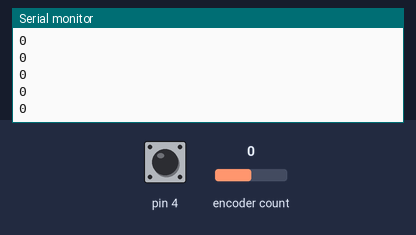
This sketch was run on a simulated Arduino Uno, built with avr-gcc and run on an emulated ATmega328P. Shown: the last lines printed to the serial monitor. The test bench sets the inputs (shaded band); at power-on: encoder count 0, pin 4 HIGH.

Above: at 1.2 s.
1.3 s: encoder count set to 1
At 2.2 s:
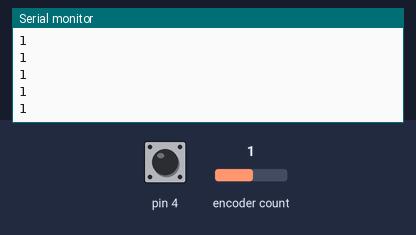
2.8 s: encoder count set to 2
At 3.6 s:
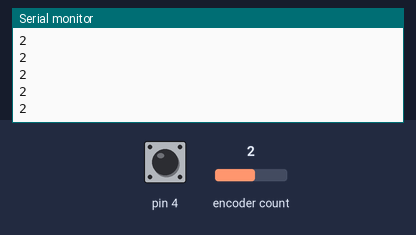
Timing chart, 0 to 5.8 s (numbered marks = the images above; inputs shaded):
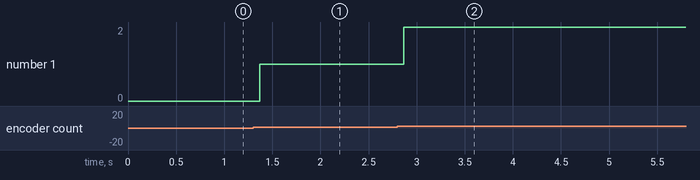

Measured:
- after the input at 1.3 s, the serial monitor: prints a new line after 0.07 s (image 1)
- after the input at 2.8 s, the serial monitor: prints a new line after 0.07 s (image 2)
- plotted number 1: 0 → 1 after the input at 1.3 s, 1 → 2 after the input at 2.8 s

The sketch:

encoder.ino
```cpp
#define CLC 2
#define DT 3
#define SW 4

#include <GyverEncoder.h>
Encoder enc(CLC, DT, SW);
int val = 0;


void setup() {
  Serial.begin(9600);
  enc.setType(TYPE2);

}

void loop() {
  enc.tick();
  if (enc.isTurn()) {
    if (enc.isRight()) {
      val++;
    }
    if (enc.isLeft()) {
      val--;
    }
  }
  Serial.println(val);

}
```
